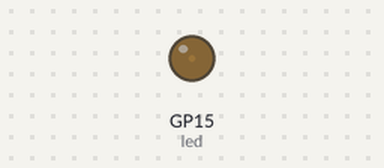
Simulated run of this program. Board: Raspberry Pi Pico running MicroPython. Shown: output pins drawn as LEDs (lit = HIGH).

Above: at 0.05 s.
At 0.6 s:
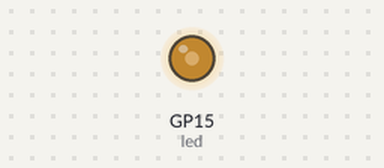
At 1.15 s:
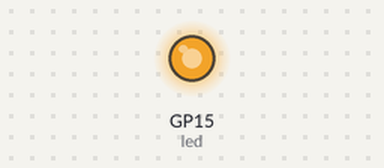
At 2.25 s:
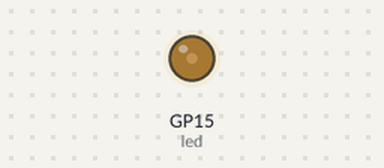
Timing chart, 0 to 5.9 s (numbered marks = the images above):
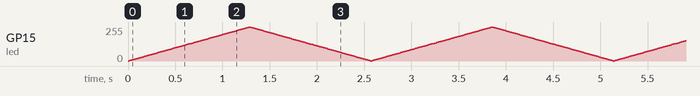

The program:

main.py
```python
from machine import Pin, PWM
import time

led = PWM(Pin(15))
led.freq(1000)

while True:
    for duty in range(0, 65536, 512):
        led.duty_u16(duty)
        time.sleep_ms(10)

    for duty in range(65535, -1, -512):
        led.duty_u16(duty)
        time.sleep_ms(10)
```
